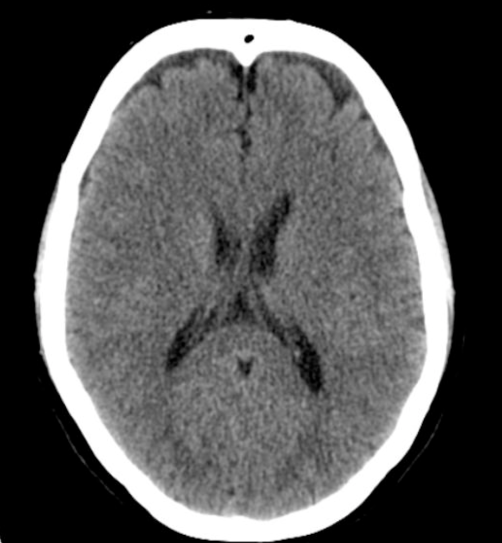
#> input picture edges_v2/images/healthy1.png, 1004 x 1086 px (shown at 1/2 size); its folder holds only this picture in this run
$ python test1.py
#> lines starting #> are read from the running program, lines starting #| are printed output that depends on the picture; after the words box and inside, x2 and y2 are one past the last pixel; in counts of white or black regions, pixels touching at a corner belong together
import cv2
import numpy as np
import matplotlib.pyplot as plt
import os


#plt.figure(figsize=(18, 12))

# [66 lines left out: functions clean_image, eff_clean_image, not called in this run]

def contour_image(imagePath):
    # Load the image
#> called with imagePath = 'images/healthy1.png'
    image = cv2.imread(imagePath)
#> image is the input picture: shape (1086, 1004, 3); mean B, G, R 87.3, 87.3, 87.3
    if image is None:
            print(f"Error: Unable to load image at {imagePath}")
            return
    # Convert to grayscale
    gray_image = cv2.cvtColor(image, cv2.COLOR_BGR2GRAY)

    # Apply a binary threshold to create a binary image
    _, binary_image = cv2.threshold(gray_image, 254, 255, cv2.THRESH_BINARY)
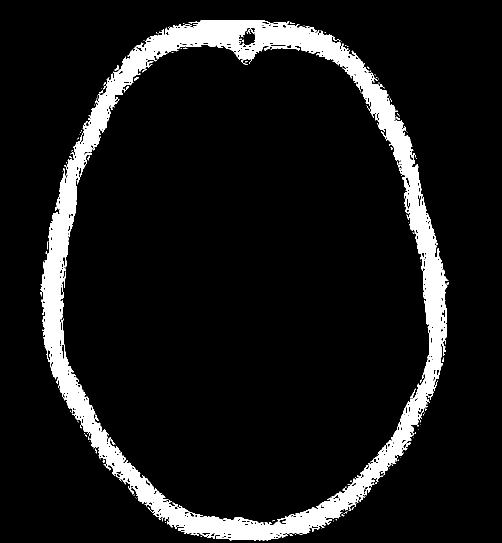
#> binary_image: shape (1086, 1004) (shown at 1/2 size); 9.2% white; 146 white regions (130 under 20 px)

    # Find contours in the binary image
    contours, _ = cv2.findContours(binary_image, cv2.RETR_EXTERNAL, cv2.CHAIN_APPROX_SIMPLE)
#> contours = 111 contours, 109 with area under 20; largest, box (x1, y1, x2, y2) and area: (81, 41, 897, 1082) 658243, (229, 130, 238, 142) 30

    # Create an output image
    output_image = image.copy()

    # Draw contours on the output image
    for contour in contours:
        # Calculate contour area
        area = cv2.contourArea(contour)
        print(area)

        # Define a minimum and maximum area for contours (you might need to adjust these)
        min_area = 1000  # Minimum area to filter out noise
        max_area = 90000 # Maximum area to filter out large structures like the skull

        # Calculate contour bounding box
        x, y, w, h = cv2.boundingRect(contour)
        location = (x, y, w, h)

        print(w*h)

        print(location)

        if min_area < area < max_area:
            # Draw the contour in red on the output image
            cv2.rectangle(output_image, (x, y), (x + w, y + h), (0, 255, 0), 2)
            cv2.drawContours(output_image, [contour], -1, (0, 0, 255), 2)  # Red color in BGR
#> this loop made 111 passes
#> (area, x, y, w, h) on passes 3, 4, 8, 9, 10, 11, 12, 13, 14, 15, 16, 17: (6.5, 579, 1068, 7, 4), (0, 643, 1056, 1, 1), (4, 683, 1029, 6, 4), (2, 687, 1023, 8, 5), (0, 690, 1021, 1, 1), (0, 687, 1021, 1, 1), (2, 697, 1017, 5, 5), (5, 703, 1014, 5, 6), (5, 295, 1014, 4, 6), (0, 293, 1013, 1, 1), (0, 273, 996, 1, 1), (0, 271, 994, 1, 1)
#> (contour, area, x, y, w, h) on passes 1, 2, 5, 6, 7, 19: ([[401, 1072], [403, 1072]], 0, 401, 1072, 3, 1), ([[590, 1068], [590, 1069], [591, 1069], [591, 1068]], 1, 590, 1068, 2, 2), ([[331, 1044], [331, 1045]], 0, 331, 1044, 1, 2), ([[667, 1041], [667, 1042]], 0, 667, 1041, 1, 2), ([[671, 1038], [673, 1040], [673, 1039], [672, 1039]], 0.5, 671, 1038, 3, 3), ([[269, 989], [268, 990], [267, 990], [268, 990]], 0, 267, 989, 3, 2)
#> (printed output is left out)


    # Display the original and processed images
    plt.figure(figsize=(10, 5))

    plt.subplot(1, 2, 1)
    plt.title('Binary Image')
    plt.imshow(binary_image)
    plt.axis('off')

    plt.subplot(1, 2, 2)
    plt.title('Processed Image with Contours')
    plt.imshow(cv2.cvtColor(output_image, cv2.COLOR_BGR2RGB))
    plt.axis('off')

    plt.tight_layout()
    plt.show()
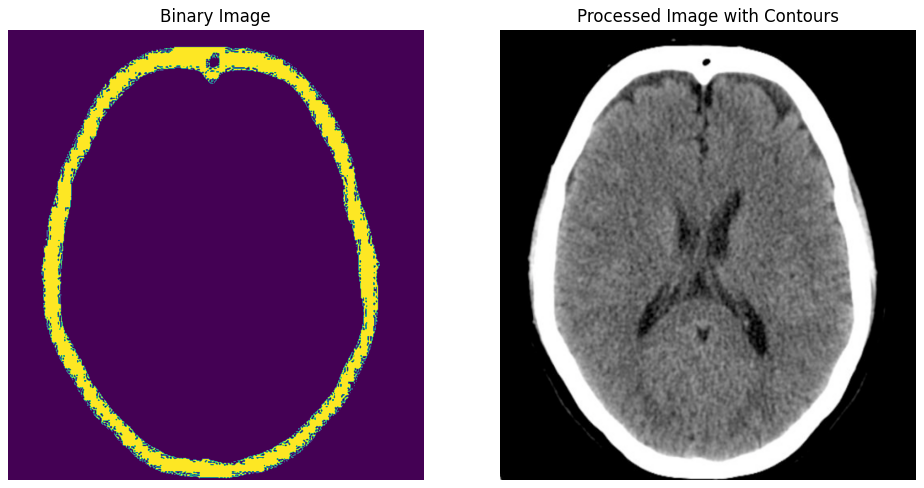
#> figure drawn by matplotlib, 2 panels

# [77 lines left out: function render_edges, not called in this run]


'''
render_edges('images/m-s4.png',
            np.array([[-1, 0, 1],
                            [-2, 0, 2],
                            [-1, 0, 1]]),
            np.array([[-1, -2, -1],
                            [0, 0, 0],
                            [1, 2, 1]]),
            15,
            (15,15),
            rows=1, cols=6)

render_edges('images/meningioma-sample2.png',
            np.array([[-1, 0, 1],
                            [-2, 0, 2],
                            [-1, 0, 1]]),
            np.array([[-1, -2, -1],
                            [0, 0, 0],
                            [1, 2, 1]]),
            15,
            (20,20),
            rows=2, cols=6)

plt.subplots_adjust(hspace=1)
plt.show()

'''


'''
# Iterate through each file in the directory
for root, dirs, files in os.walk('images'):
    for file in files:
        # Construct the full file path
        file_path = os.path.join(root, file)

        eff_clean_image(file_path)

'''

for root, dirs, files in os.walk('images'):
    for file in files:
        # Construct the full file path
        file_path = os.path.join(root, file)

        contour_image(file_path)

$ run again, on edges_v2/images/meningioma-sample1.png
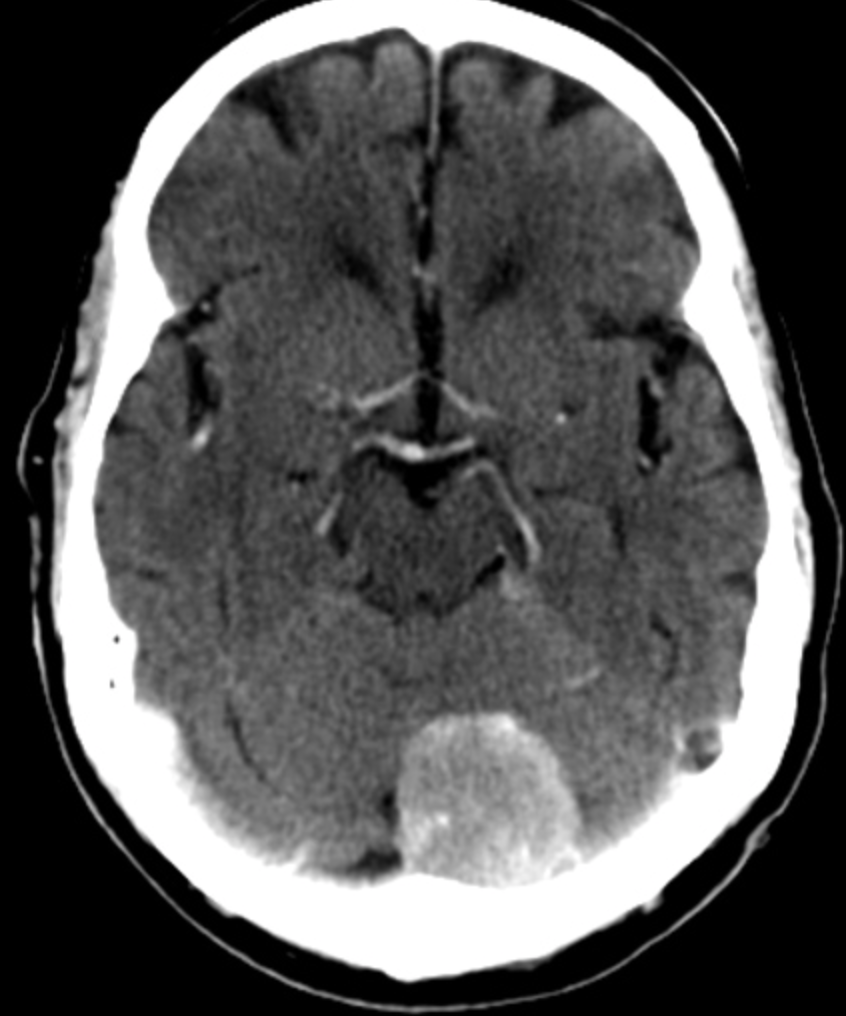
#> input picture edges_v2/images/meningioma-sample1.png, 846 x 1016 px
#> in contour_image, image is the input picture: shape (1016, 846, 3); mean B, G, R 87.1, 87.1, 87.1
#> in contour_image, `_, binary_image = cv2.threshold(gray_image, 254, 255, cv2.THRESH_BINARY)`:
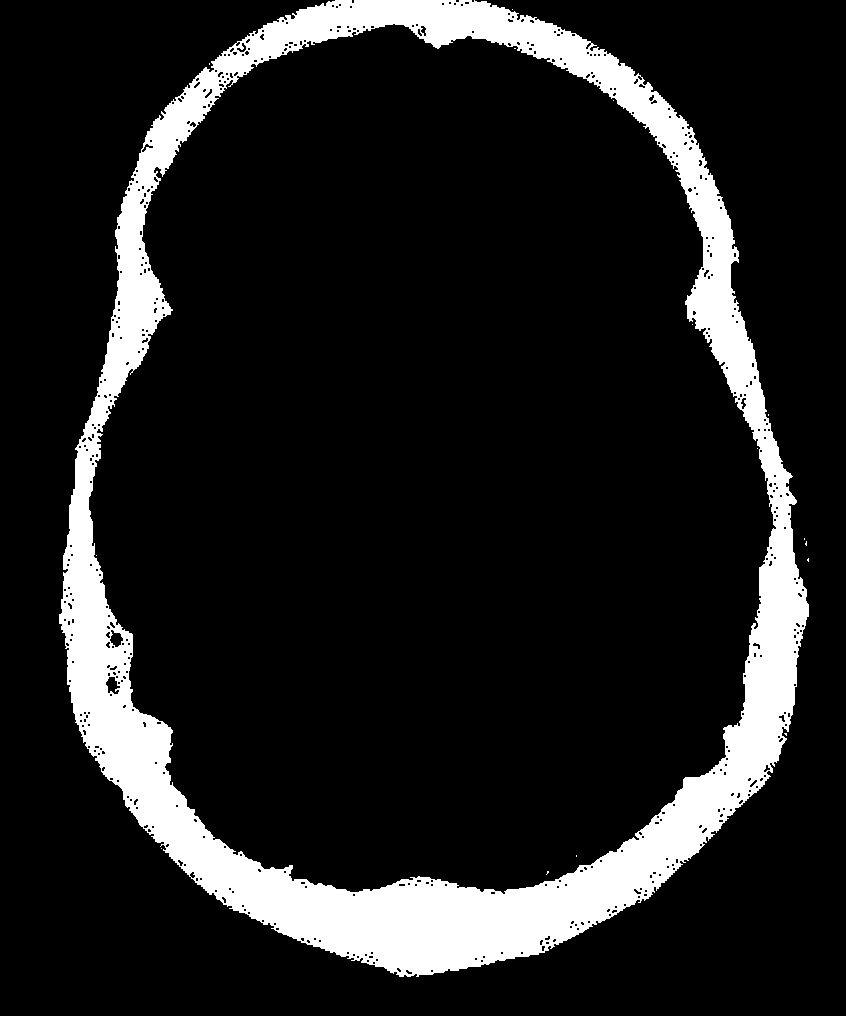
#> binary_image: shape (1016, 846); 12.9% white; 16 white regions (15 under 20 px)
#> contours = 9 contours, 8 with area under 20; largest, box (x1, y1, x2, y2) and area: (59, 0, 809, 977) 573289
#> the loop in contour_image, `for contour in contours:` made 9 passes
#> (area, x, y, w, h) on pass 9: (573289, 59, 0, 750, 977)
#> (printed output is left out)
#> in contour_image, `plt.show()`:
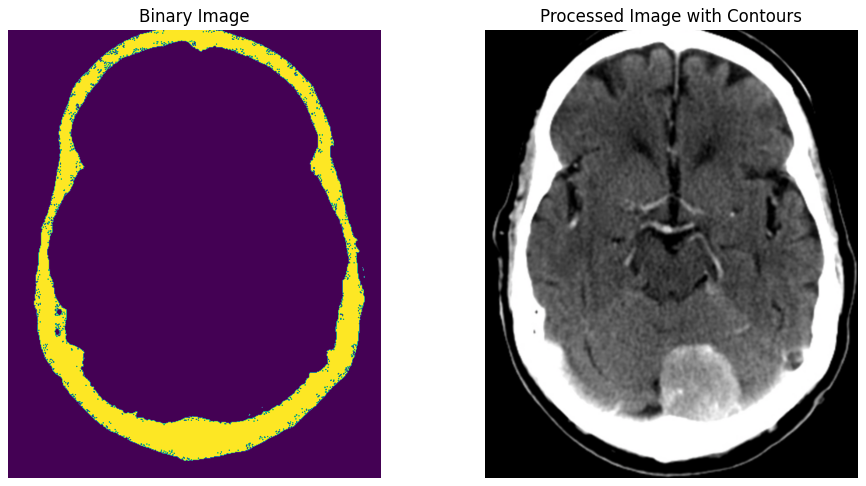
#> figure drawn by matplotlib, 2 panels

$ run again, on edges_v2/images/meningioma-sample2.png
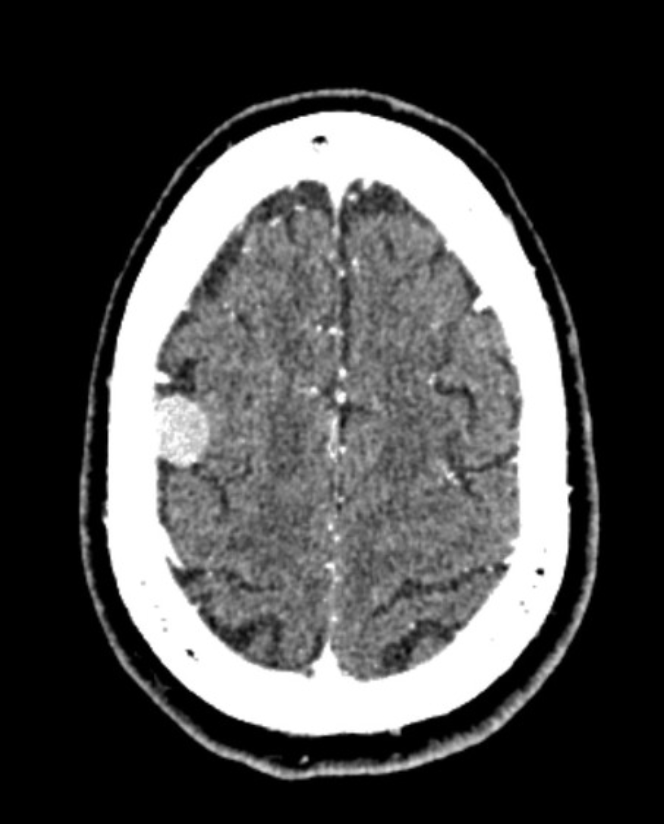
#> input picture edges_v2/images/meningioma-sample2.png, 664 x 824 px
#> in contour_image, image is the input picture: shape (824, 664, 3); min 0, max 255, mean 75.4
#> in contour_image, `_, binary_image = cv2.threshold(gray_image, 254, 255, cv2.THRESH_BINARY)`:
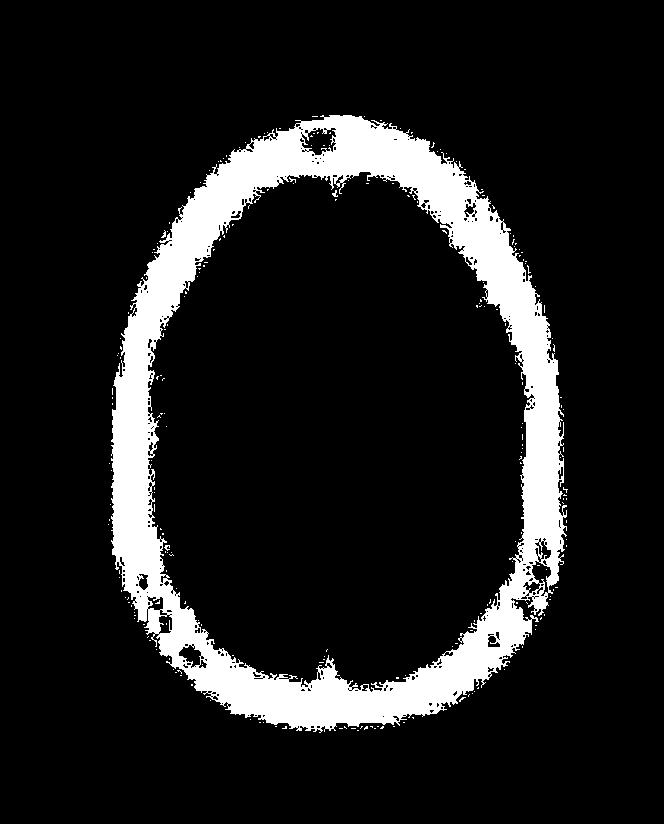
#> binary_image: shape (824, 664); 11.9% white; 230 white regions (227 under 20 px)
#> contours = 134 contours, 133 with area under 20; largest, box (x1, y1, x2, y2) and area: (111, 115, 567, 733) 221641
#> the loop in contour_image, `for contour in contours:` made 134 passes
#> (contour, area, x, y, w, h) on passes 1, 2, 3, 4, 5, 7: ([[357, 730], [358, 730]], 0, 357, 730, 2, 1), ([[374, 728], [375, 728]], 0, 374, 728, 2, 1), ([[351, 728], [355, 728]], 0, 351, 728, 5, 1), ([[339, 728], [342, 728]], 0, 339, 728, 4, 1), ([[393, 726], [394, 726]], 0, 393, 726, 2, 1), ([[377, 726], [378, 726]], 0, 377, 726, 2, 1)
#> (printed output is left out)
#> in contour_image, `plt.show()`:
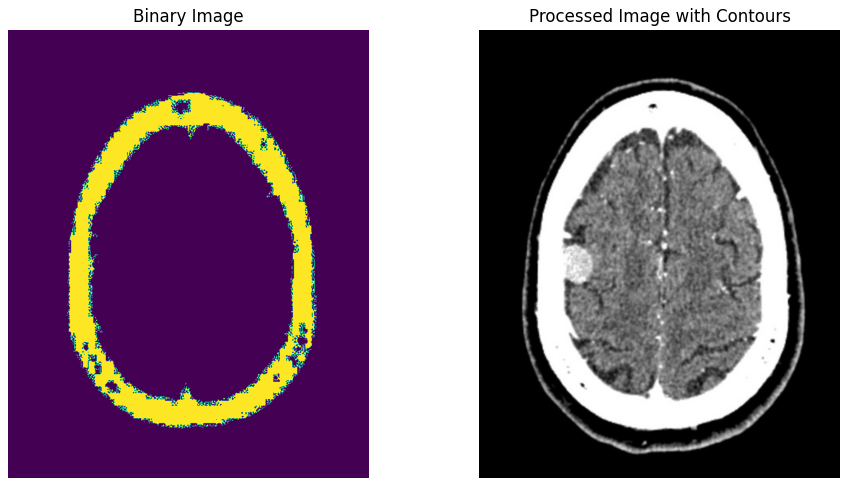
#> figure drawn by matplotlib, 2 panels
